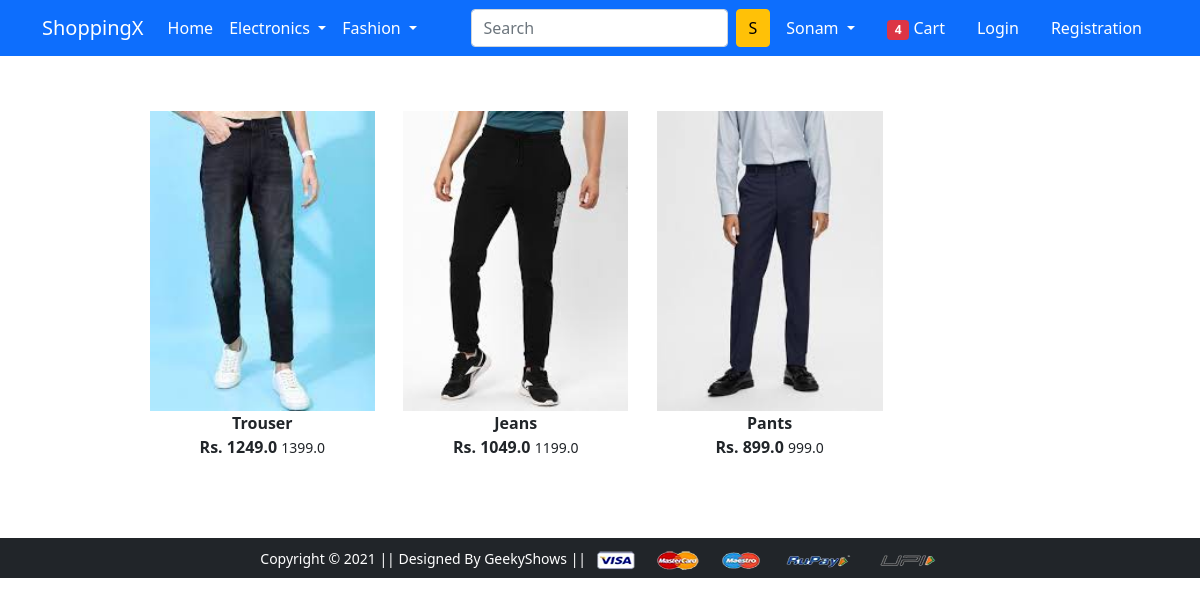
/bottomwear, run on the app's committed database.
### app/models.py (models this page shows)
class Product(models.Model):
    title = models.CharField( max_length=100)
    selling_price = models.FloatField()
    discounted_price = models.FloatField()
    description = models.TextField()
    brand = models.CharField( max_length=100)
    category = models.CharField(max_length=2,choices = Category_choices)
    product_image = models.ImageField( upload_to='producting', height_field=None, width_field=None, max_length=None)

### app/views.py (the view)
# urls.py: path('bottomwear', views.bottomwear, name='bottomwear'),
def bottomwear(request,data= None):
  if data == None:
    bottomwear = Product.objects.filter(category = 'BW')
  else :
    bottomwear = Product.objects.filter(category='BW').filter(brand= data)
  return render(request,'app/bottomwear.html',{'bottomwear':bottomwear})

### app/templates/app/bottomwear.html (shortened to what this page needs)
{% extends 'app/base.html' %}
{% load static %}
{% block main-content %}
<div class="container my-5">
    <div class="row">
        <div class="col-sm-8 offset-sm-1">
            <div class="row">
                {% for product in bottomwear %}
                <div class="col-sm-4 text-center mb-4">
                    <a href="{% url 'product-detail' product.id %}" class="btn">
                        <div class="item">
                            <img src="{{product.product_image.url}}" alt="" height="300" class="">
                            <div class="fw-bold">{{product.title}}</div>
                            <div class="fw-bold">
                                Rs. {{product.discounted_price}}
                                <small class="fw-light text-decolration-line-through">
                                    {{product.selling_price}}
                                </small>
                            </div>
                        </div>
                    </a>
                </div>
                {% endfor %}
            </div>
        </div>
    </div>
</div>
{% endblock main-content %}

### data on the page
Product: product_image (picture), title "Trouser", discounted_price "1249.0", selling_price "1399.0"
Product: product_image (picture), title "Jeans", discounted_price "1049.0", selling_price "1199.0"
Product: product_image (picture), title "Pants", discounted_price "899.0", selling_price "999.0"
